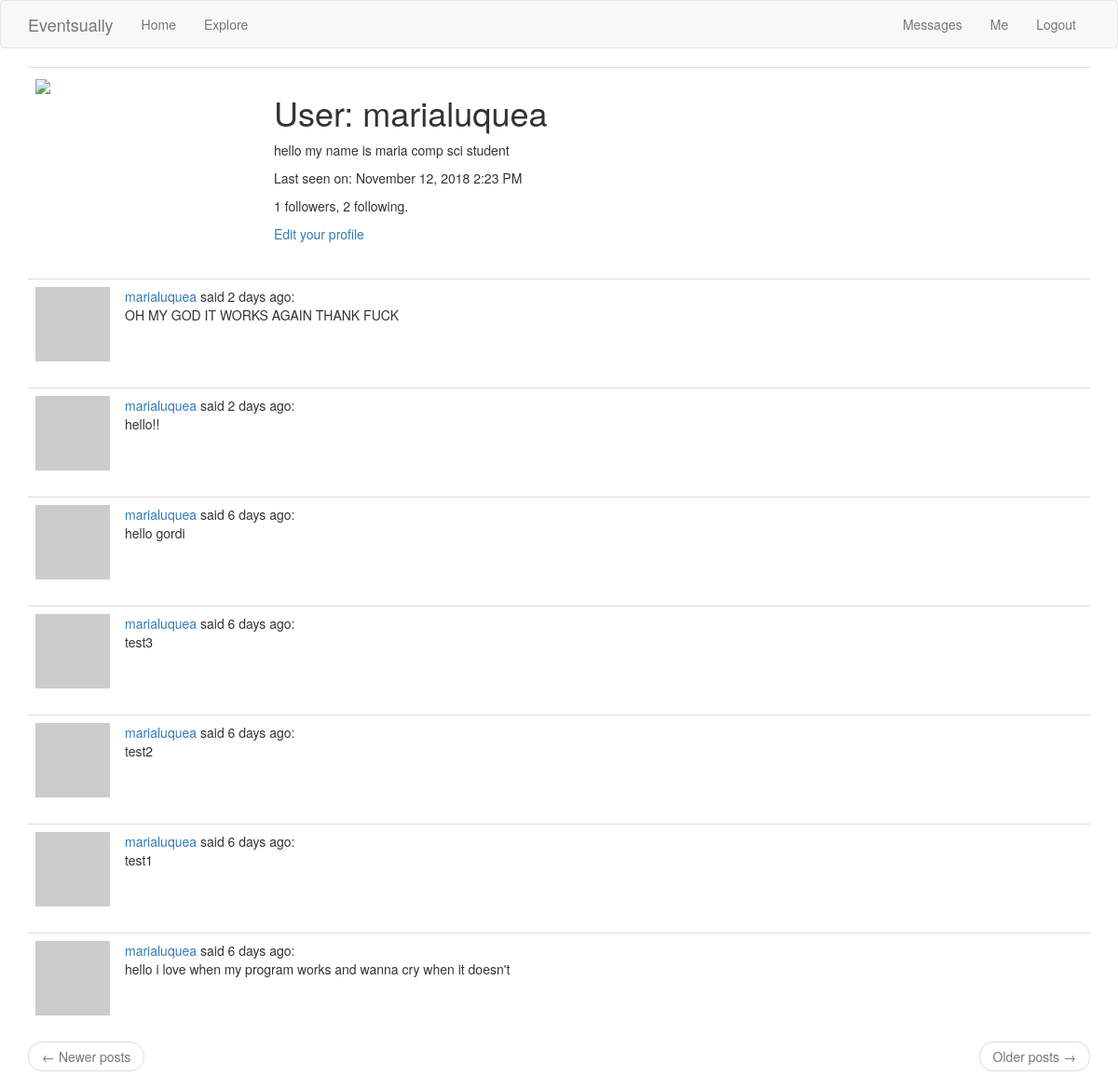
The app's page /user/marialuquea (signed in) with its own data.
### app/models.py (models this page shows, shortened)
class User(UserMixin, db.Model):
    id = db.Column(db.Integer, primary_key=True)
    username = db.Column(db.String(64), index=True, unique=True)
    email = db.Column(db.String(120), index=True, unique=True)
    password_hash = db.Column(db.String(128))
    profilepic = db.Column(db.String(50))
    posts = db.relationship('Post', backref='author', lazy='dynamic')
    about_me = db.Column(db.String(200))
    last_seen = db.Column(db.DateTime, default=datetime.utcnow)
    followed = db.relationship(
        'User', secondary=followers,
        primaryjoin=(followers.c.follower_id == id),
        secondaryjoin=(followers.c.followed_id == id),
        backref=db.backref('followers', lazy='dynamic'), lazy='dynamic')
    messages_sent = db.relationship('Message',foreign_keys='Message.sender_id',backref='author', lazy='dynamic')
    messages_received = db.relationship('Message',foreign_keys='Message.recipient_id',backref='recipient', lazy='dynamic')
    last_message_read_time = db.Column(db.DateTime)
    notifications = db.relationship('Notification', backref='user',lazy='dynamic')
    def avatar(self, size):
        digest = md5(self.email.lower().encode('utf-8')).hexdigest()
        return 'https://www.gravatar.com/avatar/{}?d=identicon&s={}'.format(digest, size)
    def new_messages(self):
        last_read_time = self.last_message_read_time or datetime(1900, 1, 1)
        return Message.query.filter_by(recipient=self).filter(
            Message.timestamp > last_read_time).count()

class Post(db.Model):
    id = db.Column(db.Integer, primary_key=True)
    body = db.Column(db.String(140))
    timestamp = db.Column(db.DateTime, index=True, default=datetime.utcnow)
    user_id = db.Column(db.Integer, db.ForeignKey('user.id'))

### main.py (the view)
@app.route('/user/<username>')
@login_required
def user(username):
    user = User.query.filter_by(username=username).first_or_404()
    page = request.args.get('page', 1, type=int)
    posts = user.posts.order_by(Post.timestamp.desc()).paginate(
        page, app.config['POSTS_PER_PAGE'], False)
    next_url = url_for('user', username=user.username, page=posts.next_num) \
        if posts.has_next else None
    prev_url = url_for('user', username=user.username, page=posts.prev_num) \
        if posts.has_prev else None
    return render_template('user.html', user=user, posts=posts.items,
                           next_url=next_url, prev_url=prev_url)

### app/models.py (called while the page is built)
@login.user_loader
def load_user(id):
    return User.query.get(int(id))

### main.py (called while the page is built)
@app.before_request
def before_request():
    if current_user.is_authenticated:
        current_user.last_seen = datetime.utcnow()
        db.session.commit()

### app/templates/user.html (shortened to what this page needs)
{% extends "base.html" %}
{% block app_content %}
    <table class="table table-hover">
        <tr>
            <td width="256px"><img src="url_for('static', filename={{ user.profilepic }})"></td>
            <td>
                <h1>User: {{ user.username }}</h1>
                {% if user.about_me %}<p>{{ user.about_me }}</p>{% endif %}
                {% if user.last_seen %}
                <p>Last seen on: {{ moment(user.last_seen).format('LLL') }}</p>
                {% endif %}
                <p>{{ user.followers.count() }} followers, {{ user.followed.count() }} following.</p>
                {% if user == current_user %}
                <p><a href="{{ url_for('edit_profile') }}">Edit your profile</a></p>
                {% elif not current_user.is_following(user) %}
                <p><a href="{{ url_for('follow', username=user.username) }}">Follow</a></p>
                {% else %}
                <p><a href="{{ url_for('unfollow', username=user.username) }}">Unfollow</a></p>
                {% endif %}
            </td>
        </tr>
    </table>
    {% for post in posts %}
        {% include '_post.html' %}
    {% endfor %}
    <nav aria-label="...">
        <ul class="pager">
            <li class="previous{% if not prev_url %} disabled{% endif %}">
                <a href="{{ prev_url or '#' }}">
                    <span aria-hidden="true">&larr;</span> Newer posts
                </a>
            </li>
            <li class="next{% if not next_url %} disabled{% endif %}">
                <a href="{{ next_url or '#' }}">
                    Older posts <span aria-hidden="true">&rarr;</span>
                </a>
            </li>
        </ul>
    </nav>
{% endblock %}

### app/templates/_post.html
<table class="table table-hover">
        <tr>
            <td width="70px">
                <a href="{{ url_for('user', username=post.author.username) }}">
                    <img src="{{ post.author.avatar(70) }}" />
                </a>
            </td>
            <td>
                <a href="{{ url_for('user', username=post.author.username) }}">
                    {{ post.author.username }}
                </a>
                said {{ moment(post.timestamp).fromNow() }}:
                <br>
                {{ post.body }}
            </td>
        </tr>
    </table>

### records on screen
User: username "marialuquea", about_me "hello my name is maria comp sci student", last_seen "November 12, 2018 2:23 PM"
Post: author.username "marialuquea", timestamp "2 days ago", body "OH MY GOD IT WORKS AGAIN THANK FUCK"
Post: author.username "marialuquea", timestamp "2 days ago", body "hello!!"
Post: author.username "marialuquea", timestamp "6 days ago", body "hello gordi"
Post: author.username "marialuquea", timestamp "6 days ago", body "test3"
Post: author.username "marialuquea", timestamp "6 days ago", body "test2"
Post: author.username "marialuquea", timestamp "6 days ago", body "test1"
Post: author.username "marialuquea", timestamp "6 days ago", body "hello i love when my program works and wanna cry when it doesn't"

### other values on screen
{{ 'Messages' }} "Messages"
{{ user.followers.count() }} "1"
{{ user.followed.count() }} "2"
